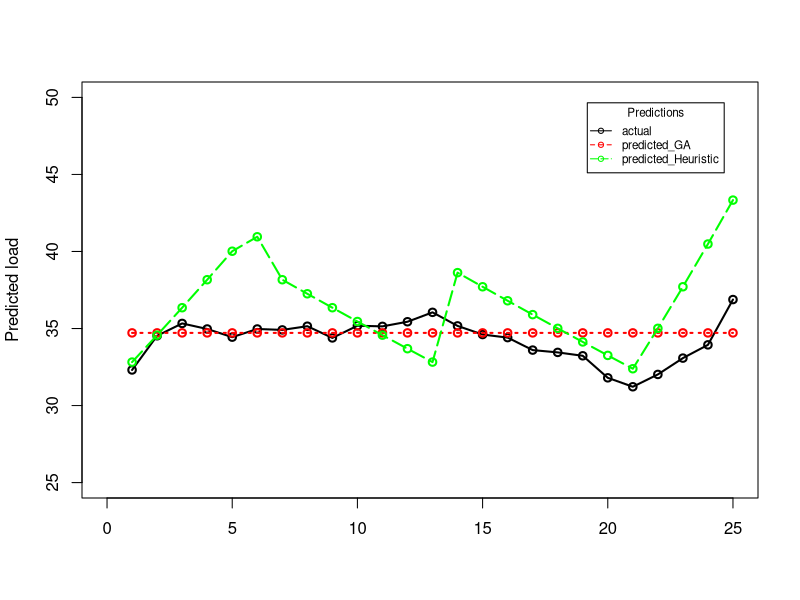

Reproduce this figure in R.
library(readxl)
library(ggplot2)

afternoon_actual<-unlist(read_excel("Alldata_excel.xlsx", range = "K35:K59",col_names = FALSE))
afternoon_predictedGA<-unlist(read_excel("Alldata_excel.xlsx", range = "L35:L59",col_names = FALSE))
afternoon_predictedMNLR<-unlist(read_excel("Alldata_excel.xlsx", range = "M35:M59",col_names = FALSE))

x<-seq(1,25)
y1<-afternoon_actual
y2<-afternoon_predictedGA
y3<-afternoon_predictedMNLR
line_width <-2
#length(seq(31,47,by=0.64))
tiff("afternoon1.tiff", units="in", width=5, height=5, res=300)
plot(x,seq(31,46.5,by=0.64),xlim = c(0,25),ylim =c(25,50),type="n",ylab="Predicted load",xlab = "")
lines(x,y1,type="o",col="black",lty=1,lwd=line_width)
lines(x,y2,type="o",col="red",lty=3,lwd=line_width)
lines(x,y3,type="o",col="green",lty=5,lwd=line_width)
legend("topright",inset = 0.05,
       c("actual","predicted_GA","predicted_Heuristic"),lty = c(1,2,5),
       col = c("black","red","green"),
       title = "Predictions",cex = 0.7,pch = c(1,1,1)
)
dev.off()
